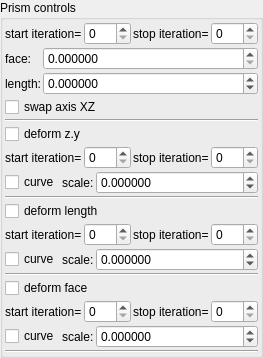
    <widget class="QGroupBox" name="groupBox_2">
     <property name="title">
      <string>Prism controls</string>
     </property>
     <layout class="QVBoxLayout" name="verticalLayout_4" stretch="0,0,0,0,0,0,0,0,0,0,0,0,0,0,0,0">
      <property name="spacing">
       <number>2</number>
      </property>
      <property name="leftMargin">
       <number>2</number>
      </property>
      <property name="topMargin">
       <number>2</number>
      </property>
      <property name="rightMargin">
       <number>2</number>
      </property>
      <property name="bottomMargin">
       <number>2</number>
      </property>
      <item>
       <layout class="QHBoxLayout" name="horizontalLayout_6" stretch="0,1,0,1">
        <property name="topMargin">
         <number>0</number>
        </property>
        <item>
         <widget class="QLabel" name="label_79">
          <property name="text">
           <string>start iteration=</string>
          </property>
          <property name="wordWrap">
           <bool>true</bool>
          </property>
         </widget>
        </item>
        <item>
         <widget class="MySpinBox" name="spinboxInt_transf_start_iterations">
          <property name="sizePolicy">
           <sizepolicy hsizetype="Minimum" vsizetype="Maximum">
            <horstretch>0</horstretch>
            <verstretch>0</verstretch>
           </sizepolicy>
          </property>
          <property name="minimum">
           <number>0</number>
          </property>
          <property name="maximum">
           <number>999</number>
          </property>
          <property name="value">
           <number>0</number>
          </property>
         </widget>
        </item>
        <item>
         <widget class="QLabel" name="label_64">
          <property name="text">
           <string>stop iteration=</string>
          </property>
          <property name="wordWrap">
           <bool>true</bool>
          </property>
         </widget>
        </item>
        <item>
         <widget class="MySpinBox" name="spinboxInt_transf_stop_iterations">
          <property name="sizePolicy">
           <sizepolicy hsizetype="Preferred" vsizetype="Maximum">
            <horstretch>0</horstretch>
            <verstretch>0</verstretch>
           </sizepolicy>
          </property>
          <property name="maximum">
           <number>999</number>
          </property>
         </widget>
        </item>
       </layout>
      </item>
      <item>
       <layout class="QGridLayout" name="gridLayout_17" columnstretch="0,0,1">
        <property name="spacing">
         <number>2</number>
        </property>
        <item row="1" column="0" colspan="2">
         <widget class="QLabel" name="label_110">
          <property name="text">
           <string>length:</string>
          </property>
         </widget>
        </item>
        <item row="0" column="0" colspan="2">
         <widget class="QLabel" name="label_114">
          <property name="text">
           <string>face:</string>
          </property>
         </widget>
        </item>
        <item row="0" column="2">
         <widget class="MyDoubleSpinBox" name="spinbox_transf_offset_05">
          <property name="sizePolicy">
           <sizepolicy hsizetype="Minimum" vsizetype="Maximum">
            <horstretch>0</horstretch>
            <verstretch>0</verstretch>
           </sizepolicy>
          </property>
          <property name="prefix">
           <string/>
          </property>
          <property name="suffix">
           <string/>
          </property>
          <property name="decimals">
           <number>6</number>
          </property>
          <property name="minimum">
           <double>0.000000000000000</double>
          </property>
          <property name="maximum">
           <double>99.998999999999995</double>
          </property>
          <property name="singleStep">
           <double>0.100000000000000</double>
          </property>
         </widget>
        </item>
        <item row="1" column="2">
         <widget class="MyDoubleSpinBox" name="spinbox_transf_offset_1">
          <property name="sizePolicy">
           <sizepolicy hsizetype="Minimum" vsizetype="Maximum">
            <horstretch>0</horstretch>
            <verstretch>0</verstretch>
           </sizepolicy>
          </property>
          <property name="prefix">
           <string/>
          </property>
          <property name="suffix">
           <string/>
          </property>
          <property name="decimals">
           <number>6</number>
          </property>
          <property name="minimum">
           <double>-100000.000000000000000</double>
          </property>
          <property name="maximum">
           <double>100000.000000000000000</double>
          </property>
          <property name="singleStep">
           <double>0.100000000000000</double>
          </property>
         </widget>
        </item>
       </layout>
      </item>
      <item>
       <widget class="MyCheckBox" name="checkBox_transf_function_enabledSw_false">
        <property name="text">
         <string>swap axis XZ</string>
        </property>
       </widget>
      </item>
      <item>
       <widget class="Line" name="line_5">
        <property name="orientation">
         <enum>Qt::Horizontal</enum>
        </property>
       </widget>
      </item>
      <item>
       <widget class="MyCheckBox" name="checkBox_transf_function_enabledM_false">
        <property name="text">
         <string>deform z.y</string>
        </property>
       </widget>
      </item>
      <item>
       <layout class="QHBoxLayout" name="horizontalLayout_11" stretch="0,1,0,1">
        <property name="topMargin">
         <number>0</number>
        </property>
        <item>
         <widget class="QLabel" name="label_83">
          <property name="text">
           <string>start iteration=</string>
          </property>
          <property name="wordWrap">
           <bool>true</bool>
          </property>
         </widget>
        </item>
        <item>
         <widget class="MySpinBox" name="spinboxInt_transf_start_iterations_M">
          <property name="sizePolicy">
           <sizepolicy hsizetype="Minimum" vsizetype="Maximum">
            <horstretch>0</horstretch>
            <verstretch>0</verstretch>
           </sizepolicy>
          </property>
          <property name="minimum">
           <number>0</number>
          </property>
          <property name="maximum">
           <number>999</number>
          </property>
          <property name="value">
           <number>0</number>
          </property>
         </widget>
        </item>
        <item>
         <widget class="QLabel" name="label_69">
          <property name="text">
           <string>stop iteration=</string>
          </property>
          <property name="wordWrap">
           <bool>true</bool>
          </property>
         </widget>
        </item>
        <item>
         <widget class="MySpinBox" name="spinboxInt_transf_stop_iterations_M">
          <property name="sizePolicy">
           <sizepolicy hsizetype="Preferred" vsizetype="Maximum">
            <horstretch>0</horstretch>
            <verstretch>0</verstretch>
           </sizepolicy>
          </property>
          <property name="maximum">
           <number>999</number>
          </property>
         </widget>
        </item>
       </layout>
      </item>
      <item>
       <layout class="QHBoxLayout" name="horizontalLayout_12" stretch="0,0,1">
        <property name="topMargin">
         <number>0</number>
        </property>
        <item>
         <widget class="MyCheckBox" name="checkBox_transf_function_enabledBx_false">
          <property name="text">
           <string>curve</string>
          </property>
         </widget>
        </item>
        <item>
         <widget class="QLabel" name="label_15">
          <property name="text">
           <string>scale:</string>
          </property>
         </widget>
        </item>
        <item>
         <widget class="MyDoubleSpinBox" name="spinbox_transf_scale_0">
          <property name="sizePolicy">
           <sizepolicy hsizetype="Minimum" vsizetype="Maximum">
            <horstretch>0</horstretch>
            <verstretch>0</verstretch>
           </sizepolicy>
          </property>
          <property name="prefix">
           <string/>
          </property>
          <property name="suffix">
           <string/>
          </property>
          <property name="decimals">
           <number>6</number>
          </property>
          <property name="minimum">
           <double>-99.998999999999995</double>
          </property>
          <property name="maximum">
           <double>99.998999999999995</double>
          </property>
          <property name="singleStep">
           <double>0.100000000000000</double>
          </property>
         </widget>
        </item>
       </layout>
      </item>
      <item>
       <widget class="Line" name="line_3">
        <property name="orientation">
         <enum>Qt::Horizontal</enum>
        </property>
       </widget>
      </item>
      <item>
       <widget class="MyCheckBox" name="checkBox_transf_function_enabledN_false">
        <property name="text">
         <string>deform length</string>
        </property>
       </widget>
      </item>
      <item>
       <layout class="QHBoxLayout" name="horizontalLayout_13" stretch="0,1,0,1">
        <property name="topMargin">
         <number>0</number>
        </property>
        <item>
         <widget class="QLabel" name="label_84">
          <property name="text">
           <string>start iteration=</string>
          </property>
          <property name="wordWrap">
           <bool>true</bool>
          </property>
         </widget>
        </item>
        <item>
         <widget class="MySpinBox" name="spinboxInt_transf_start_iterations_N">
          <property name="sizePolicy">
           <sizepolicy hsizetype="Minimum" vsizetype="Maximum">
            <horstretch>0</horstretch>
            <verstretch>0</verstretch>
           </sizepolicy>
          </property>
          <property name="minimum">
           <number>0</number>
          </property>
          <property name="maximum">
           <number>999</number>
          </property>
          <property name="value">
           <number>0</number>
          </property>
         </widget>
        </item>
        <item>
         <widget class="QLabel" name="label_70">
          <property name="text">
           <string>stop iteration=</string>
          </property>
          <property name="wordWrap">
           <bool>true</bool>
          </property>
         </widget>
        </item>
        <item>
         <widget class="MySpinBox" name="spinboxInt_transf_stop_iterations_N">
          <property name="sizePolicy">
           <sizepolicy hsizetype="Preferred" vsizetype="Maximum">
            <horstretch>0</horstretch>
            <verstretch>0</verstretch>
           </sizepolicy>
          </property>
          <property name="maximum">
           <number>999</number>
          </property>
         </widget>
        </item>
       </layout>
      </item>
      <item>
       <layout class="QHBoxLayout" name="horizontalLayout_15" stretch="0,0,1">
        <property name="topMargin">
         <number>0</number>
        </property>
        <item>
         <widget class="MyCheckBox" name="checkBox_transf_function_enabledBy_false">
          <property name="text">
           <string>curve</string>
          </property>
         </widget>
        </item>
        <item>
         <widget class="QLabel" name="label_13">
          <property name="text">
           <string>scale:</string>
          </property>
         </widget>
        </item>
        <item>
         <widget class="MyDoubleSpinBox" name="spinbox_transf_scaleA_0">
          <property name="sizePolicy">
           <sizepolicy hsizetype="Minimum" vsizetype="Maximum">
            <horstretch>0</horstretch>
            <verstretch>0</verstretch>
           </sizepolicy>
          </property>
          <property name="prefix">
           <string/>
          </property>
          <property name="suffix">
           <string/>
          </property>
          <property name="decimals">
           <number>6</number>
          </property>
          <property name="minimum">
           <double>-99.998999999999995</double>
          </property>
          <property name="maximum">
           <double>99.998999999999995</double>
          </property>
          <property name="singleStep">
           <double>0.100000000000000</double>
          </property>
         </widget>
        </item>
       </layout>
      </item>
      <item>
       <widget class="Line" name="line_6">
        <property name="orientation">
         <enum>Qt::Horizontal</enum>
        </property>
       </widget>
      </item>
      <item>
       <widget class="MyCheckBox" name="checkBox_transf_function_enabledO_false">
        <property name="text">
         <string>deform face</string>
        </property>
       </widget>
      </item>
      <item>
       <layout class="QHBoxLayout" name="horizontalLayout_16" stretch="0,1,0,1">
        <property name="topMargin">
         <number>0</number>
        </property>
        <item>
         <widget class="QLabel" name="label_85">
          <property name="text">
           <string>start iteration=</string>
          </property>
          <property name="wordWrap">
           <bool>true</bool>
          </property>
         </widget>
        </item>
        <item>
         <widget class="MySpinBox" name="spinboxInt_transf_start_iterations_O">
          <property name="sizePolicy">
           <sizepolicy hsizetype="Minimum" vsizetype="Maximum">
            <horstretch>0</horstretch>
            <verstretch>0</verstretch>
           </sizepolicy>
          </property>
          <property name="minimum">
           <number>0</number>
          </property>
          <property name="maximum">
           <number>999</number>
          </property>
          <property name="value">
           <number>0</number>
          </property>
         </widget>
        </item>
        <item>
         <widget class="QLabel" name="label_71">
          <property name="text">
           <string>stop iteration=</string>
          </property>
          <property name="wordWrap">
           <bool>true</bool>
          </property>
         </widget>
        </item>
        <item>
         <widget class="MySpinBox" name="spinboxInt_transf_stop_iterations_O">
          <property name="sizePolicy">
           <sizepolicy hsizetype="Preferred" vsizetype="Maximum">
            <horstretch>0</horstretch>
            <verstretch>0</verstretch>
           </sizepolicy>
          </property>
          <property name="maximum">
           <number>999</number>
          </property>
         </widget>
        </item>
       </layout>
      </item>
      <item>
       <layout class="QHBoxLayout" name="horizontalLayout_17" stretch="0,0,1">
        <property name="topMargin">
         <number>0</number>
        </property>
        <item>
         <widget class="MyCheckBox" name="checkBox_transf_function_enabledBz_false">
          <property name="text">
           <string>curve</string>
          </property>
         </widget>
        </item>
        <item>
         <widget class="QLabel" name="label_14">
          <property name="text">
           <string>scale:</string>
          </property>
         </widget>
        </item>
        <item>
         <widget class="MyDoubleSpinBox" name="spinbox_transf_scaleB_0">
          <property name="sizePolicy">
           <sizepolicy hsizetype="Minimum" vsizetype="Maximum">
            <horstretch>0</horstretch>
            <verstretch>0</verstretch>
           </sizepolicy>
          </property>
          <property name="prefix">
           <string/>
          </property>
          <property name="suffix">
           <string/>
          </property>
          <property name="decimals">
           <number>6</number>
          </property>
          <property name="minimum">
           <double>-99.998999999999995</double>
          </property>
          <property name="maximum">
           <double>99.998999999999995</double>
          </property>
          <property name="singleStep">
           <double>0.100000000000000</double>
          </property>
         </widget>
        </item>
       </layout>
      </item>
      <item>
       <widget class="Line" name="line_7">
        <property name="orientation">
         <enum>Qt::Horizontal</enum>
        </property>
       </widget>
      </item>
     </layout>
    </widget>
